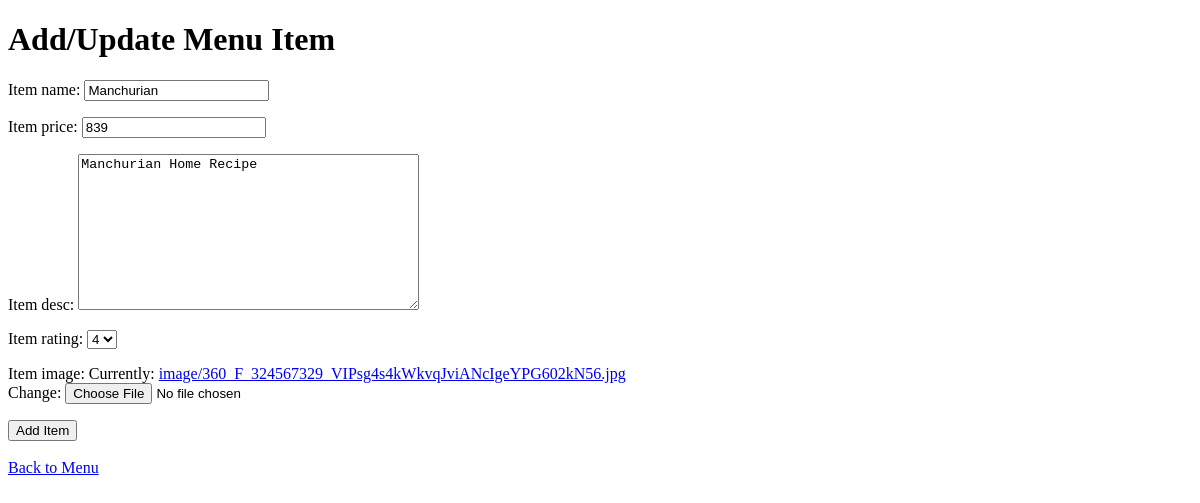
/management/update/11/ (signed in), run on an earlier commit of the app's database.
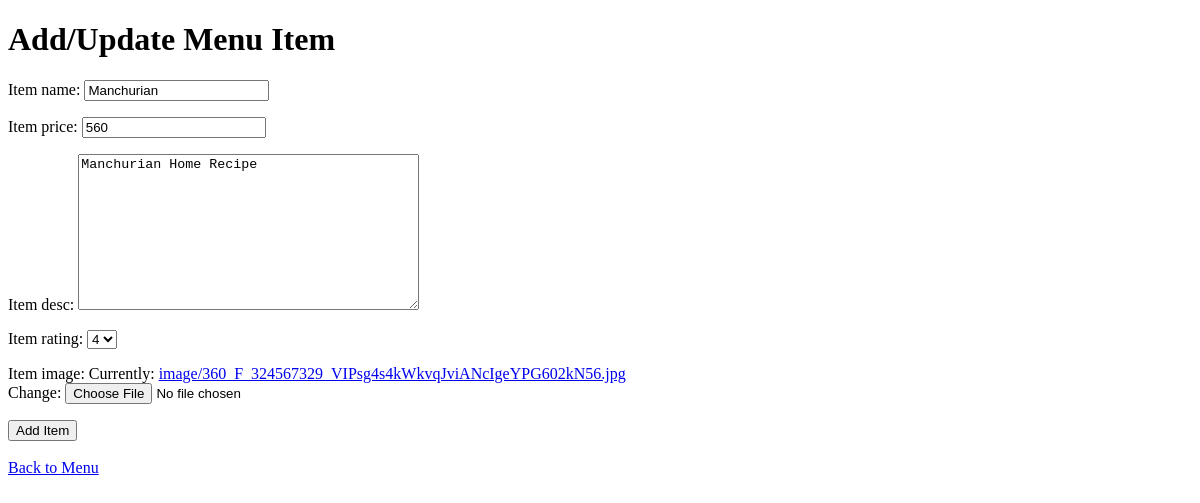
And on a later commit of the database.
### management/models.py (models this page shows, shortened)
class Menu(models.Model):
    item_id = models.AutoField(primary_key=True)
    item_name = models.CharField(max_length=100)
    item_image = models.ImageField(upload_to="image")
    item_desc = models.TextField()
    item_price = models.PositiveBigIntegerField()
    item_rating = models.IntegerField(choices=[(i, i) for i in range(1, 6)], default=1)

### management/views.py (the view)
# urls.py: path("update/<int:item_id>/", views.update_menu, name="update_menu"),
@login_required(login_url="/login")
@staff_member_required
def update_menu(request, item_id):
    menu_item = get_object_or_404(Menu, item_id=item_id)
    form = UpdateMenuForm(instance=menu_item)
    if request.method == "POST":
        form = UpdateMenuForm(request.POST, request.FILES, instance=menu_item)
        if form.is_valid():
            form.save()
            return redirect("management:view_menu")
    return render(request, "management/add_menu_item.html", {"form": form})

### management/forms.py
class UpdateMenuForm(MenuForm):
    def clean_item_name(self):
        item_name = self.cleaned_data.get("item_name")
        return item_name

### management/templates/management/add_menu_item.html (shortened to what this page needs)
<!DOCTYPE html>
<html lang="en">
<head>
</head>
<body>
    <h1>Add/Update Menu Item</h1>
    <form method="POST" enctype="multipart/form-data">
        {{form.as_p}}
        <button type="submit">Add Item</button>
    </form>
    <br>
    <a href="{% url 'management:view_menu' %}">Back to Menu</a>
</body>
</html>

What changed in the data, as far as the page shows it:
changed Menu "Manchurian": item_price "839" → "560"
